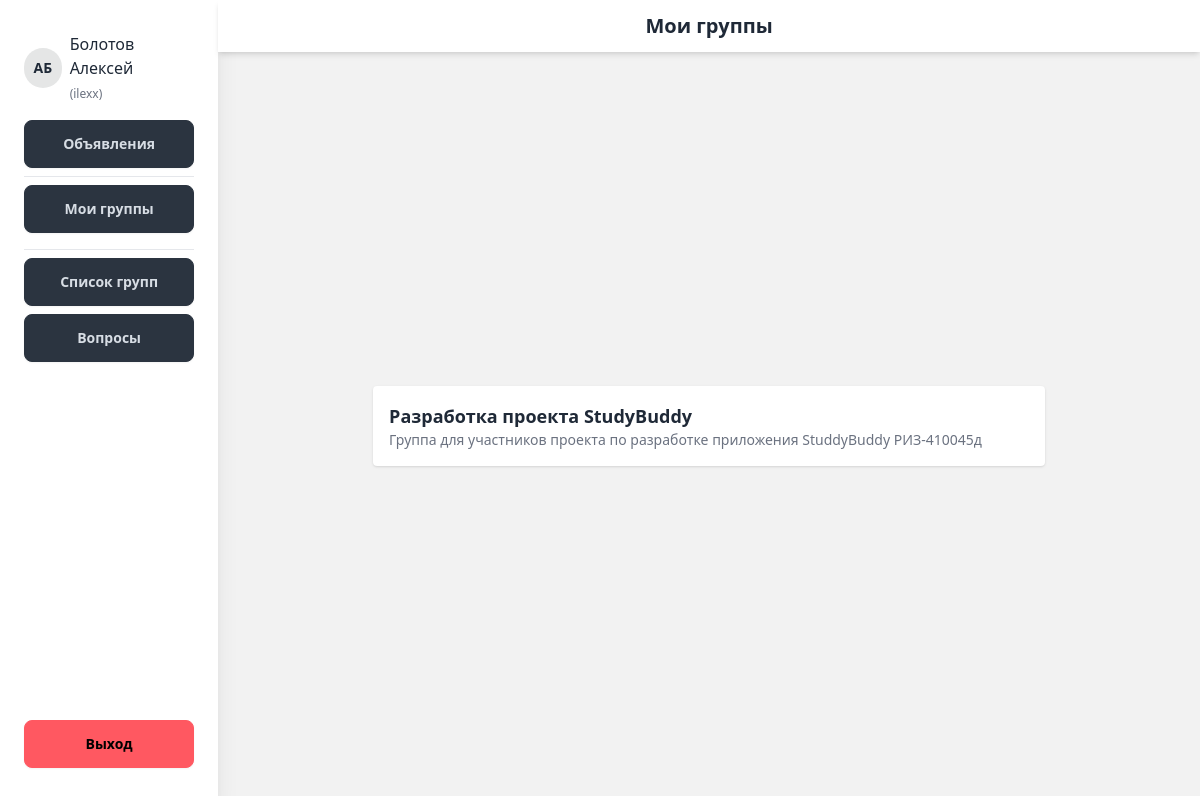
Screenshot of /accounts/my/ (signed in) with the database file from the repository.
### accounts/models.py (models this page shows, shortened)
class User(AbstractUser):
    ROLE_CHOICES = (
        ('admin', 'Администратор'),
        ('user', 'Пользователь'),
    )
    role = models.CharField(
        max_length=10,
        choices=ROLE_CHOICES,
        default='user',
        verbose_name='Роль'
    )

class Profile(models.Model):
    user = models.OneToOneField(User, on_delete=models.CASCADE, related_name='profile')
    last_name = models.CharField(max_length=100, verbose_name='Фамилия', blank=False)
    first_name = models.CharField(max_length=100, verbose_name='Имя', blank=False)
    patronymic = models.CharField(max_length=100, verbose_name='Отчество', blank=False)
    birth_date = models.DateField(null=True, blank=False, verbose_name='Дата рождения')
    institution = models.CharField(max_length=255, verbose_name='Учебное заведение', blank=True)
    faculty = models.CharField(max_length=255, verbose_name='Факультет', blank=True)
    study_group = models.CharField(max_length=255, verbose_name='Группа', blank=True)
    photo = models.ImageField(upload_to='profile_photos/', blank=True, null=True, verbose_name='Фото профиля')

### groups/models.py (models this page shows, shortened)
class StudyGroup(models.Model):
    name = models.CharField(max_length=255, verbose_name='Название группы')
    description = models.TextField(blank=True, verbose_name='Описание группы')
    owner = models.ForeignKey(settings.AUTH_USER_MODEL,
                on_delete=models.CASCADE,
                related_name='owned_groups',
                null=True,
                blank=True
    )
    members = models.ManyToManyField(
        settings.AUTH_USER_MODEL,
        blank=True,
        related_name='study_groups'
    )
    access_requests = models.ManyToManyField(
        settings.AUTH_USER_MODEL,
        blank=True,
        related_name='group_access_requests'
    )

### accounts/views.py (the view)
# urls.py: path('my/', views.my_groups_view, name='my_groups'),
@login_required
def my_groups_view(request):
    user_groups = request.user.study_groups.all()
    return render(request, 'accounts/my_groups.html', {'groups': user_groups})

### templates/accounts/my_groups.html (shortened to what this page needs)
{% extends 'base.html' %}
{% block page_title %}Мои группы{% endblock %}
{% block content %}
<div class="max-w-2xl w-full">
    {% if groups %}
    <ul class="space-y-2">
        {% for group in groups %}
        <li class="p-4 bg-base-100 rounded shadow">
            <a href="{% url 'groups:group_detail' group.pk %}" class="text-lg font-semibold hover:underline">
                {{ group.name }}
            </a>
            <p class="text-sm text-gray-500">{{ group.description|default:"(без описания)" }}</p>
        </li>
        {% endfor %}
    </ul>
    {% else %}
    <div class="flex justify-center items-center py-12">
        <p class="text-base-content/60 text-center text-lg">Вы не состоите ни в одной группе, пока.</p>
    </div>
    {% endif %}
</div>
{% endblock %}

### templates/base.html (shortened to what this page needs)
<!DOCTYPE html>
<html lang="ru">
<head>
  {% load static %}
  <link href="https://cdn.jsdelivr.net/npm/daisyui@4.10.2/dist/full.min.css" rel="stylesheet" type="text/css" />
  <script src="https://cdn.tailwindcss.com"></script>
</head>
<body class="bg-base-200 min-h-screen font-sans">
  <div class="min-h-screen flex">
    {% if user.is_authenticated %}
    <aside class="hidden md:flex flex-col justify-between w-64 bg-base-100 shadow-xl px-6 py-8">
      <div>
        <a href="{% url 'accounts:profile' %}" class="flex items-center gap-2 mb-4 hover:underline">
          {% if user.profile.photo %}
          <img src="{{ user.profile.photo.url }}" class="w-10 h-10 rounded-full object-cover ring ring-primary">
          {% else %}
          <div class="w-10 h-10 rounded-full bg-base-300 flex items-center justify-center text-sm font-bold">
            {{ user.profile.first_name|first }}{{ user.profile.last_name|first }}
          </div>
          {% endif %}
          <span class="text-left">
            {{ user.profile.last_name }} {{ user.profile.first_name }}<br>
            <span class="text-xs text-gray-500">({{ user.username }})</span>
          </span>
        </a>
        <a href="{% url 'announcements:list' %}" class="btn btn-neutral w-full">Объявления</a>
        <hr class="my-2" />
        <a href="{% url 'accounts:my_groups' %}" class="btn btn-neutral w-full mb-2">Мои группы</a>
        <hr class="my-2" />
        <a href="{% url 'groups:group_list' %}" class="btn btn-neutral w-full mb-2">Список групп</a>
        <a href="{% url 'questions:question_list' %}" class="btn btn-neutral w-full">Вопросы</a>
      </div>
      <div class="mt-8 space-y-2">
        <a href="{% url 'accounts:logout' %}" class="btn btn-error w-full">Выход</a>
      </div>
    </aside>
    {% endif %}
    <div class="flex flex-col flex-grow w-full min-h-screen">
      <header class="bg-base-100 shadow-md px-4 py-3 flex items-center justify-center relative">
        <h1 class="text-center font-semibold text-xl w-full">{% block page_title %}{% endblock %}</h1>
      </header>
      <main class="flex-grow flex items-center justify-center px-4 py-6">
        {% block content %}{% endblock %}
      </main>
    </div>
  </div>
</body>
</html>

### rows the page displays
User: profile.first_name|first "А", profile.last_name|first "Б", profile.last_name "Болотов", profile.first_name "Алексей", username "ilexx"
StudyGroup: name "Разработка проекта StudyBuddy", description "Группа для участников проекта по разработке приложения StuddyBuddy РИЗ-410045д"
